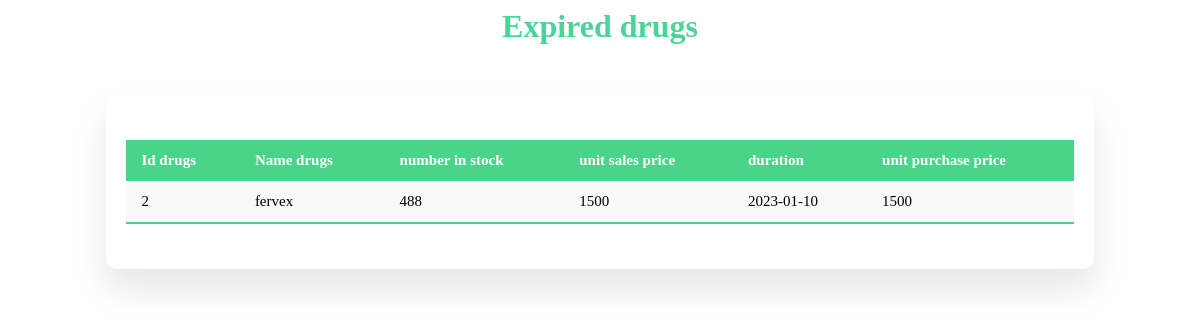
Screenshot of /View/pharmacie/date.php with the database file from the repository.
### tables this page shows
CREATE TABLE `medicament` (
  `id_medicament` int(11) NOT NULL,
  `nom_medicament` varchar(11) NOT NULL,
  `nb_stock` int(11) NOT NULL,
  `prix_unitaire_vente` int(11) NOT NULL,
  `prix_unitaire_achat` int(11) NOT NULL,
  `delai` date NOT NULL
);

### Controller/pharmacie/medicamentC.php (called while the page is built, shortened)
<?php
class MedicamentC{
    function datemedicament()
{
    $currentDateTime = date('Y-m-d H:i:s');
    $sql = "SELECT * FROM medicament WHERE delai < :currentDateTime";
    $db = config2::getConnexion();
    try {
        $query = $db->prepare($sql);
        $query->bindValue(':currentDateTime', $currentDateTime, PDO::PARAM_STR);
        $query->execute();
        $medicament = $query->fetchAll(PDO::FETCH_ASSOC);
        return $medicament;
    } catch (Exception $e) {
        die('Error: ' . $e->getMessage());
    }
}
}
?>

### View/pharmacie/date.php (the view, shortened to what this page needs)
<?php
include "../../Controller/pharmacie/medicamentC.php";
$Medicament = new MedicamentC();
$tab = $Medicament->datemedicament();
?>
<center>
    <h1 style="color:#4AD498">Expired drugs</h1>
</center>
<section class="attendance">
        <div class="attendance-list">
            <table class="table">
                <thead>
                    <tr>
                        <th>Id drugs</th>
                        <th>Name drugs</th>
                        <th>number in stock</th>
                        <th>unit sales price</th>
                        <th>duration</th>
                        <th>unit purchase price</th>
                    </tr>
                </thead>
                <tbody>
                    <?php foreach ($tab as $medicament) { ?>
                    <tr>
                    <td><?= $medicament['id_medicament']; ?></td>
            <td><?= $medicament['nom_medicament']; ?></td>
            <td><?= $medicament['nb_stock']; ?></td>
            <td><?= $medicament['prix_unitaire_vente']; ?></td>
            <td><?= $medicament['delai']; ?></td>
            <td><?= $medicament['prix_unitaire_achat']; ?></td>
                    </tr>
                    <?php
                        }
                        ?>
                </tbody>
            </table>
        </div>
    </section>

### View/pharmacie/date.php (style rules this page uses)
.attendance { margin-top: 50px; text-align: center; }
.attendance-list { width: 80%; margin: 20px auto; padding: 20px; border-radius: 10px; box-shadow: 0 20px 35px rgba(0, 0, 0, 0.1); background-color: #fff; }
.table { width: 100%; border-collapse: collapse; margin: 25px 0; font-size: 15px; }
table thead tr { color: #fff; background: #4AD489; text-align: left; font-weight: bold; }
.table th, .table td { padding: 12px 15px; }
.table tbody tr { border-bottom: 1px solid #ddd; background: #f3f3f3; }
.table tbody tr:nth-of-type(odd) { background: #f9f9f9; }
.table tbody tr:last-of-type { border-bottom: 2px solid #4AD489; }

### rows the page displays
medicament: id_medicament "2", nom_medicament "fervex", nb_stock "488", prix_unitaire_vente "1500", delai "2023-01-10", prix_unitaire_achat "1500"
